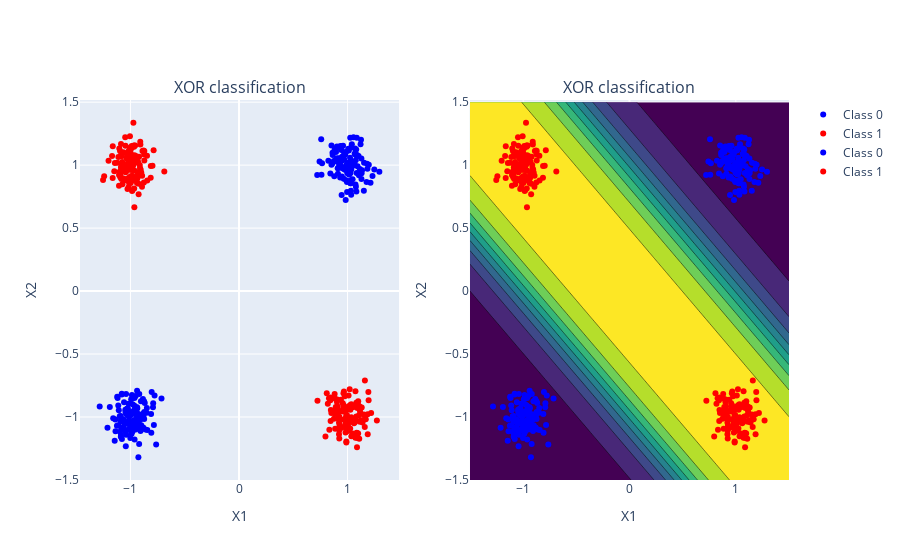

Notebook source saved alongside this figure:
### Markdown cell above
***

<div class="alert alert-success" markdown="1" style="color:white; background-color: #013220; border-color: #03C03C">

> ### Question 1.1 - Implement 2-layer XOR classification with NumPy

> 1. Update the forward propagation and error computation
> 2. Update the back-propagation part to learn the weights of both layers.
> 3. Run the learning and check your network results
  
*For optional questions, please look at the end of this exercise's code boxes for more information*

</div>

***

### Code cell
######################
# YOUR CODE GOES HERE
######################

from tqdm import tqdm
import numpy as np
# 1st layer weights
weights1 = (np.random.randn(n_hidden, n_input))
# 2nd layer weights
weights2 = (np.random.randn(n_output, n_hidden))
# 1st layer biases
bias1 = (np.random.randn(n_hidden, 1))
# 2nd layer biases
bias2 = (np.random.randn(n_output, 1))

n_epochs = 1000
p_bar = tqdm(range(n_epochs))
for i in p_bar:
    
    z1 = np.dot(weights1, x_inputs.T) + bias1
    a1 = 1 / (1 + np.exp(-z1))
    z2 = np.dot(weights2, a1) + bias2
    a2 = 1 / (1 + np.exp(-z2))

    # Error computation
    error = np.sum((a2 - y_classes) ** 2)
    if error < mse_limit:
        break

    # Backward pass
    delta2 = (a2 - y_classes) * a2 * (1 - a2)
    delta1 = np.dot(weights2.T, delta2) * a1 * (1 - a1)

    # Update weights
    weights2 = weights2 - eta * np.dot(delta2, a1.T)
    bias2 = bias2 - eta * np.sum(delta2, axis = 1, keepdims = True)
    weights1 = weights1 - eta * np.dot(delta1, x_inputs)
    bias1 = bias1 - eta * np.sum(delta1, axis = 1, keepdims = True)
    
    p_bar.set_description(f"Error: {error:.4f}")

y_pred = np.round(a2)[0]

from plotly.subplots import make_subplots
import plotly.graph_objects as go

# Create figure

fig = make_subplots(rows=1, cols=2, subplot_titles=("XOR classification", "XOR classification"))
# Plot the original XOR problem
fig.add_trace(go.Scatter(x=x_inputs[y_classes == 0, 0], y=x_inputs[y_classes == 0, 1], mode='markers', name='Class 0', marker=dict(color='blue')), row=1, col=1)
fig.add_trace(go.Scatter(x=x_inputs[y_classes == 1, 0], y=x_inputs[y_classes == 1, 1], mode='markers', name='Class 1', marker=dict(color='red')), row=1, col=1)
# Plot the XOR classification
fig.add_trace(go.Scatter(x=x_inputs[y_pred == 0, 0], y=x_inputs[y_pred == 0, 1], mode='markers', name='Class 0', marker=dict(color='blue')), row=1, col=2)
fig.add_trace(go.Scatter(x=x_inputs[y_pred == 1, 0], y=x_inputs[y_pred == 1, 1], mode='markers', name='Class 1', marker=dict(color='red')), row=1, col=2)

# Add the decision boundary
x1 = np.linspace(-1.5, 1.5, 100)
x2 = np.linspace(-1.5, 1.5, 100)
X1, X2 = np.meshgrid(x1, x2)
X = np.array([X1.flatten(), X2.flatten()]).T
Z1 = 1 / (1 + np.exp(-(np.dot(weights1, X.T) + bias1)))
Z2 = 1 / (1 + np.exp(-(np.dot(weights2, Z1) + bias2)))
Z = Z2.reshape(100, 100)

fig.add_trace(go.Contour(x=x1, y=x2, z=Z, colorscale='Viridis', showscale=False), row=1, col=2)

# Update xaxis properties
fig.update_xaxes(title_text="X1", row=1, col=1)
fig.update_xaxes(title_text="X1", row=1, col=2)
# Update yaxis properties
fig.update_yaxes(title_text="X2", row=1, col=1)
fig.update_yaxes(title_text="X2", row=1, col=2)
# Update title and size
fig.show()

### Figure 1 — Plotly figure (JSON) as saved in the notebook; plotly's stock layout.template omitted (floating-point values rounded to 4 significant figures; data arrays with more than 128 entries replaced by an {"elided": "..."} marker saying what was removed)
{"data": [{"marker": {"color": "blue"}, "mode": "markers", "name": "Class 0", "type": "scatter", "x": {"elided": "248 float values"}, "xaxis": "x", "y": {"elided": "248 float values"}, "yaxis": "y"}, {"marker": {"color": "red"}, "mode": "markers", "name": "Class 1", "type": "scatter", "x": {"elided": "248 float values"}, "xaxis": "x", "y": {"elided": "248 float values"}, "yaxis": "y"}, {"marker": {"color": "blue"}, "mode": "markers", "name": "Class 0", "type": "scatter", "x": {"elided": "248 float values"}, "xaxis": "x2", "y": {"elided": "248 float values"}, "yaxis": "y2"}, {"marker": {"color": "red"}, "mode": "markers", "name": "Class 1", "type": "scatter", "x": {"elided": "248 float values"}, "xaxis": "x2", "y": {"elided": "248 float values"}, "yaxis": "y2"}, {"colorscale": [[0, "#440154"], [0.1111, "#482878"], [0.2222, "#3e4989"], [0.3333, "#31688e"], [0.4444, "#26828e"], [0.5556, "#1f9e89"], [0.6667, "#35b779"], [0.7778, "#6ece58"], [0.8889, "#b5de2b"], [1, "#fde725"]], "showscale": false, "type": "contour", "x": [-1.5, -1.47, -1.439, -1.409, -1.379, -1.348, -1.318, -1.288, -1.258, -1.227, -1.197, -1.167, -1.136, -1.106, -1.076, -1.045, -1.015, -0.9848, -0.9545, -0.9242, -0.8939, -0.8636, -0.8333, -0.803, -0.7727, -0.7424, -0.7121, -0.6818, -0.6515, -0.6212, -0.5909, -0.5606, -0.5303, -0.5, -0.4697, -0.4394, -0.4091, -0.3788, -0.3485, -0.3182, -0.2879, -0.2576, -0.2273, -0.197, -0.1667, -0.1364, -0.1061, -0.07576, -0.04545, -0.01515, 0.01515, 0.04545, 0.07576, 0.1061, 0.1364, 0.1667, 0.197, 0.2273, 0.2576, 0.2879, 0.3182, 0.3485, 0.3788, 0.4091, 0.4394, 0.4697, 0.5, 0.5303, 0.5606, 0.5909, 0.6212, 0.6515, 0.6818, 0.7121, 0.7424, 0.7727, 0.803, 0.8333, 0.8636, 0.8939, 0.9242, 0.9545, 0.9848, 1.015, 1.045, 1.076, 1.106, 1.136, 1.167, 1.197, 1.227, 1.258, 1.288, 1.318, 1.348, 1.379, 1.409, 1.439, 1.47, 1.5], "xaxis": "x2", "y": [-1.5, -1.47, -1.439, -1.409, -1.379, -1.348, -1.318, -1.288, -1.258, -1.227, -1.197, -1.167, -1.136, -1.106, -1.076, -1.045, -1.015, -0.9848, -0.9545, -0.9242, -0.8939, -0.8636, -0.8333, -0.803, -0.7727, -0.7424, -0.7121, -0.6818, -0.6515, -0.6212, -0.5909, -0.5606, -0.5303, -0.5, -0.4697, -0.4394, -0.4091, -0.3788, -0.3485, -0.3182, -0.2879, -0.2576, -0.2273, -0.197, -0.1667, -0.1364, -0.1061, -0.07576, -0.04545, -0.01515, 0.01515, 0.04545, 0.07576, 0.1061, 0.1364, 0.1667, 0.197, 0.2273, 0.2576, 0.2879, 0.3182, 0.3485, 0.3788, 0.4091, 0.4394, 0.4697, 0.5, 0.5303, 0.5606, 0.5909, 0.6212, 0.6515, 0.6818, 0.7121, 0.7424, 0.7727, 0.803, 0.8333, 0.8636, 0.8939, 0.9242, 0.9545, 0.9848, 1.015, 1.045, 1.076, 1.106, 1.136, 1.167, 1.197, 1.227, 1.258, 1.288, 1.318, 1.348, 1.379, 1.409, 1.439, 1.47, 1.5], "yaxis": "y2", "z": {"elided": "100x100 float values"}}], "layout": {"annotations": [{"font": {"size": 16}, "showarrow": false, "text": "XOR classification", "x": 0.225, "xanchor": "center", "xref": "paper", "y": 1, "yanchor": "bottom", "yref": "paper"}, {"font": {"size": 16}, "showarrow": false, "text": "XOR classification", "x": 0.775, "xanchor": "center", "xref": "paper", "y": 1, "yanchor": "bottom", "yref": "paper"}], "xaxis": {"anchor": "y", "domain": [0, 0.45], "title": {"text": "X1"}}, "xaxis2": {"anchor": "y2", "domain": [0.55, 1], "title": {"text": "X1"}}, "yaxis": {"anchor": "x", "domain": [0, 1], "title": {"text": "X2"}}, "yaxis2": {"anchor": "x2", "domain": [0, 1], "title": {"text": "X2"}}}}
